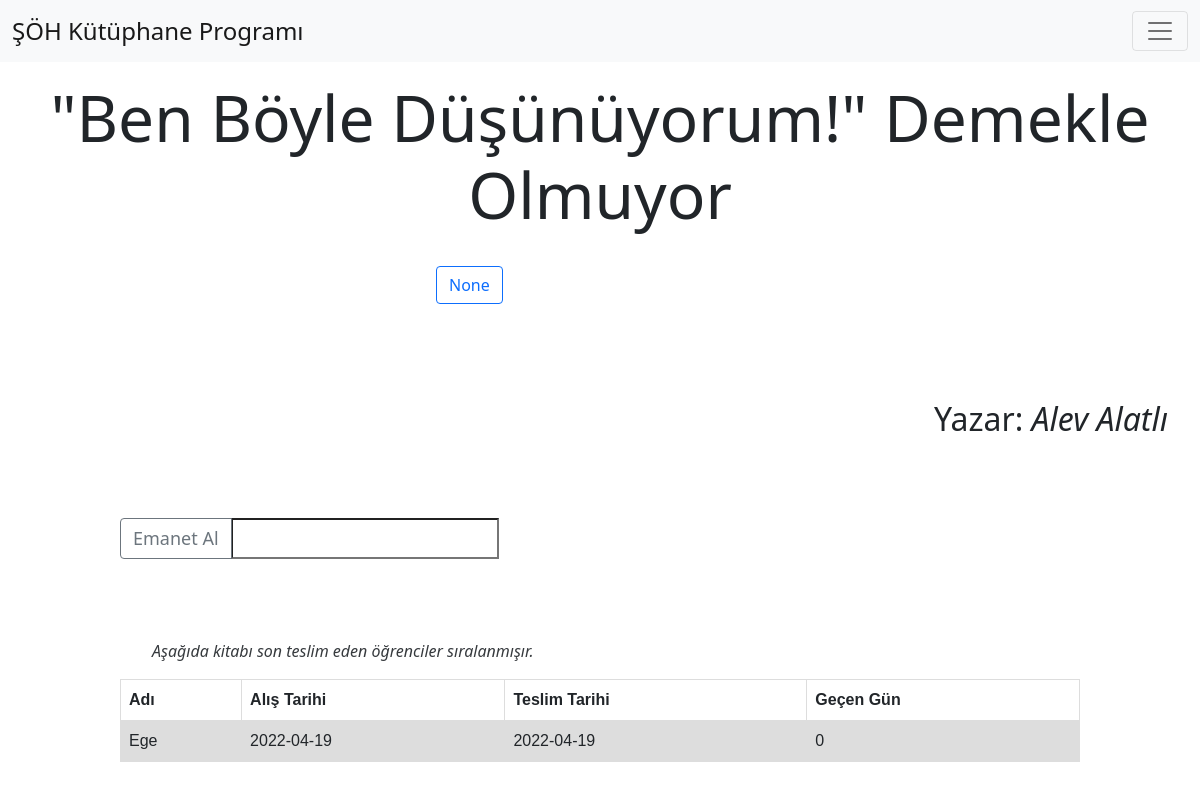
Screenshot of /book/search/7/ (signed in) with the database file from the repository.
### kitap/models.py (models this page shows, shortened)
class Book(models.Model):
  tags = [
    ("islami","İslami"),
    ("felsefe","Felsefe"),
    ("tarih","Tarih"),
    ("biyografi","Biyografi"),
    ("deneme","Deneme"),
    ("edebiyat", "Edebiyat"),
    ("yabancı dil", "Yabancı Dil"),
    ("fen bilimleri", "Fen bilimleri"),
    ("roman", "Roman"),
    ("din", "Din"),
  ]
  book_name = models.CharField(verbose_name="Kitabın Adı (Sorumlu kisi doldurmalı)", max_length=100, blank=False)
  book_writer = models.CharField(verbose_name="Kitabın Yazarı (Sorumlu kisi doldurmalı)", max_length=100, blank=False)
  book_date = models.DateField(verbose_name="Kitabın Yayınlanma Tarihi (Sorumlu kisi doldurmalı)", blank=True, null=True)
  book_tag = models.CharField(verbose_name="Kitabın Kategorisi (Sorumlu kişi doldurmalı", max_length=20, choices=tags, null=True, blank=True)
  alan_og = models.CharField(verbose_name="Kitabı Alan Ogrenci (Program Kendi dolduracak)", max_length=150, blank=True, null=True)
  alis_tar = models.DateField(verbose_name="Kitabın Verilme Tarihi (Program Kendi dolduracak)", blank=True, null=True)
  teslim_tar = models.DateField(verbose_name="Kitabın Teslim Tarihi (Program Kendi dolduracak)", blank=True, null=True)
  alan_ogrenciler_json = jsonfield.JSONField(verbose_name="Kitabı daha önce ödünç almış öğrenciler (Program Kendi dolduracak)", null=True, blank=True)

### kitap/views.py (the view)
# urls.py: path('search/<int:id>/', views.book_info, name="book_info"),
def book_info(req, id):
  if req.user.is_authenticated:
    book = Book.objects.get(id=id)
    alis_tarihi = book.alis_tar
    today = datetime.date.today()
    alanog = []
    numOfDays = 0
    if book.alan_og:
      numOfDays = (today-alis_tarihi).days
    if book.alan_ogrenciler_json != None:
      alanog = book.alan_ogrenciler_json
      alanog.reverse()
    danger = False
    if numOfDays >= 15:
      danger = True
    return render(req, "book_info.html", context={"book": book, "danger": danger, "numDays": numOfDays, "alan_ogrenciler_json": alanog})
  return redirect("login")

### templates/book_info.html (shortened to what this page needs)
{% extends 'base.html' %}
{% block body %}
<h1 style="font-size: 64px; text-align: center; margin: 5rem 0 2rem 0;">{{book.book_name|lower|title}}</h1>
<div style="width: 30%; margin: 2rem auto 0 auto;" id="tag-group"><a href="{% url 'category' tag=book.book_tag %}" class="btntag btn btn-outline-primary">{{ book.book_tag }}</a></div>
<h2 style="text-align: right; padding-right: 2rem; margin-top: 5rem;">Yazar: <span style="font-style: italic;">{{book.book_writer|lower|title}}</span></h2>
{% if book.alan_og %}
  <div id="ogrenci_bilgileri" style="width: 80%; margin: 5rem auto 0 auto;">
    <h4 style="margin-bottom: 2rem;">Kitabı alan öğrenci: <b>{{book.alan_og|lower|title}}</b></h4>
    <h5 style="margin-bottom: 2rem;">Kitabı aldığı tarih: {{book.alis_tar}}</h5>
    {% if danger %}
    <h5 style="margin-bottom: 2rem;">Kitap öğrencide <span class="text text-danger">{{ numDays }}</span> gün kaldı.</h5>
    {% else %}
    <h5 style="margin-bottom: 2rem;">Kitap öğrencide <span class="text text-success">{{ numDays }}</span> gün kaldı.</h5>
    {% endif %}
    <form method="POST" action="{% url 'book_teslim' id=book.id %}">
      {% csrf_token %}
      <input type="submit" value="Teslim Et" class="btn btn-success"/>
    </form>
  </div>
{% else %}
  <form style="width: 80%; margin: 5rem auto 0 auto;" method="POST" action="{% url 'book_emanet' id=book.id %}">
    <div class="input-group mb-2">
      <input type="submit" style="font-size: 18px;" value="Emanet Al" class="btn btn-outline-secondary"/>
      <input type="text" id="sname" style="font-size: 18px;" name="ogrenci_ad" required />
    </div>
  </form>
{% endif %}
<div style="width: 80%; margin: 5rem auto 10rem auto;">
  <p style="font-size: 16px; font-style: italic; opacity: 0.9; margin-left: 2rem;">Aşağıda kitabı son teslim eden öğrenciler sıralanmışır.</p>
  <table id="tbla" >
    <tr>
      <th>Adı</th>
      <th>Alış Tarihi</th>
      <th>Teslim Tarihi</th>
      <th>Geçen Gün</th>
    </tr>
    {% for ogrenci in alan_ogrenciler_json %}
      <tr>
        <td>{{ ogrenci.alan_og|lower|title }}</td>
        <td>{{ ogrenci.alis_tar }}</td>
        <td>{{ ogrenci.teslim_tar }}</td>
        <td>{{ ogrenci.gecen_gun }}</td>
      </tr>
    {% endfor %}
  </table>
</div>
{% endblock body %}

### templates/base.html (style rules this page uses)
table { font-family: arial, sans-serif; border-collapse: collapse; width: 100%; }
td, th { border: 1px solid #dddddd; text-align: left; padding: 8px; }
tr:nth-child(even) { background-color: #dddddd; }

### templates/book_info.html (style rules this page uses)
table { font-family: arial, sans-serif; border-collapse: collapse; width: 100%; }
td, th { border: 1px solid #dddddd; text-align: left; padding: 8px; }
tr:nth-child(even) { background-color: #dddddd; }
.btntag { margin: 0 1rem 1rem 1rem; }

### rows the page displays
Book: book_name "\"Ben Böyle Düşünüyorum!\" Demekle Olmuyor", book_tag "None", book_writer "Alev Alatlı"

### other values shown
{{ ogrenci.alan_og|lower|title }} "Ege"
{{ ogrenci.alis_tar }} "2022-04-19"
{{ ogrenci.teslim_tar }} "2022-04-19"
{{ ogrenci.gecen_gun }} "0"
